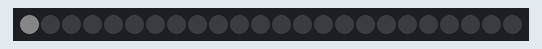
Simulated run of this sketch. Board: Arduino Uno, built with avr-gcc and run on an emulated ATmega328P. Shown: 24 RGB LEDs in strip order, left to right. Dim RGB values are drawn brighter than linear.

Above: at 0.01 s.
At 1.1 s:
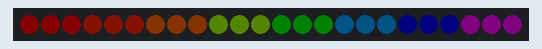

The sketch:

Daft_Punk_v1.ino
```cpp
// Daft_Punk_v2.ino by Nathan Birenbaum 10/24/2021
// Last updated by Nathan Birenbaum 10/25/2021
//  Drives LEDS for a replica of Daft Punk's Guy Manuel helmet.
//  Utilizes 2 strips of 24 WS2812 RGB LEDs to light the fans.

// Libraries
#define FASTLED_INTERNAL
#include "FastLED.h"

// Definitions
#define NUM_LEDS 24
#define DATA_PIN 2
#define MY_STATE 1 // Placeholder for state defined by rotary encoder
#define WHITE 0xffffff
#define RED 0xff0000
#define ORANGE 0xff2200
#define YELLOW 0xff6600
#define LGREEN 0x99ff00
#define GREEN 0x009900
#define LBLUE 0x0099ff
#define BLUE 0x000099
#define VIOLET 0x990099

// Initialize LED arrays
CRGB leds[NUM_LEDS];
CRGBSet setleds(leds, NUM_LEDS);
CRGBSet leds1(setleds(0,2));
CRGBSet leds2(setleds(3,5));
CRGBSet leds3(setleds(6,8));
CRGBSet leds4(setleds(9,11));
CRGBSet leds5(setleds(12,14));
CRGBSet leds6(setleds(15,17));
CRGBSet leds7(setleds(18,20));
CRGBSet leds8(setleds(21,23));

void setup() {
  digitalWrite(13, LOW); // Turns off on-board LED
  FastLED.addLeds<WS2812B, DATA_PIN, GRB>(leds, NUM_LEDS);
  FastLED.setBrightness(8); // Max 255
  confirmBlink();
}

void loop() {
  switch (MY_STATE) {
    case 1:
      rainbowSolid();
      break;
    case 2:
      rainbowGlow();
      break;
    case 3:
      danceRainbow();
      break;
    case 4:
      danceGreenYellowRed();
      break;
    default:
      confirmBlink();
      break;
  }
  FastLED.show();
  delay(100);
}

void rainbowSolid() {
  // Fills all sets of LEDs with a solid color
  leds1 = CRGB(RED);
  leds2 = CRGB(ORANGE);
  leds3 = CRGB(YELLOW);
  leds4 = CRGB(LGREEN);
  leds5 = CRGB(GREEN);
  leds6 = CRGB(LBLUE);
  leds7 = CRGB(BLUE);
  leds8 = CRGB(VIOLET);
}

void rainbowGlow() {

}

void danceRainbow() {

}

void danceGreenYellowRed() {

}

void confirmBlink() {
  // Blinks for setup confirmation
  for (int8_t ii = 0; ii < 5; ii++) {
    leds[0] = CRGB::White;
    FastLED.show();
    delay(100);
    leds[0] = CRGB::Black;
    FastLED.show();
    delay(100);
  }
}
```
